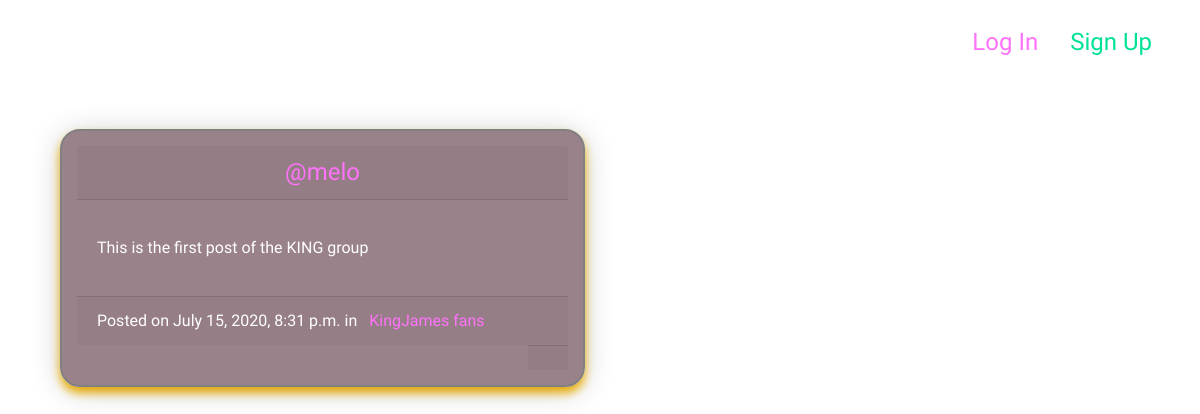
/posts/by/melo/3/, run on the app's committed database.
### posts/models.py (models this page shows, shortened)
class Post(models.Model):
    user = models.ForeignKey(User, on_delete=models.CASCADE, related_name='posts')
    message = models.CharField(max_length=512,blank=False)
    created_at = models.DateTimeField(auto_now=True)
    message_html = models.TextField(editable=False)
    group = models.ForeignKey(Group, on_delete=models.CASCADE, related_name='posts',null=True,blank=True)
    class Meta():
        ordering = ['-created_at']
        unique_together = ['user','message']

### groups/models.py (models this page shows, shortened)
class Group(models.Model):
    name = models.CharField(max_length=64,unique=True)
    slug = models.SlugField(max_length=64,allow_unicode=True,unique=True)
    desc = models.TextField(max_length=256,blank=True,default='')
    desc_html = models.TextField(blank=True,default='',editable=False)
    members = models.ManyToManyField(User,through='GroupMember')
    class Meta():
        ordering = ['name']

### posts/views.py (the view)
# urls.py: path("by/<username>/<int:pk>/",views.PostDetail.as_view(),name="single"),
class PostDetail(SelectRelatedMixin, generic.DetailView):
    model = models.Post
    select_related = ("user", "group")
    def get_queryset(self):
        queryset = super().get_queryset()
        return queryset.filter(
            user__username__iexact=self.kwargs.get("username")
        )

### templates/posts/post_detail.html
{% extends "posts/post_base.html" %}
{% block prepost %}
  <div class="col-md-6">
    {% include "posts/_post_.html" %}
  </div>
{% endblock %}

### templates/posts/_post_.html (shortened to what this page needs)
<div class="card postcard">
  <h4 class="text-center card-header">
     <a href="{% url 'posts:for_user' username=post.user.username %}">@{{post.user.username}}</a>
   </h4><div class="card-body">
     <p class="text-center">{{post.message_html|safe}}</p>
   </div>
   <div class="card-footer">
     <time class="time">Posted on {{ post.created_at }}</time>
     {% if post.group %}
     <span class="group-name">in <a href="{% url 'groups:single' slug=post.group.slug %}">{{ post.group.name }}</a></span>
     {% endif %}
   </div>
   <div class="card-footer ml-auto">
 </div>
</div>

### static/mastercss/master.css (style rules this page uses)
.postcard { transition: 0.5s; background-color: rgba(55, 6, 23, 0.5); padding: 15px; width: auto; height: auto; border-radius: 20px; border: 2px solid gray; box-shadow: 0 4px 30px 0 rgba(0, 0, 0, 0.2), 0 6px 10px 0 #ffbe0b; margin-top: 25px; }
a { text-decoration: none; transition:0.5s; color : #faa307; padding: 8px; }
a:nth-child(1) { filter: hue-rotate(270deg); }

### data on the page
Post: user.username "melo", message_html "This is the first post of the KING group", created_at "July 15, 2020, 8:31 p.m.", group.name "KingJames fans"
